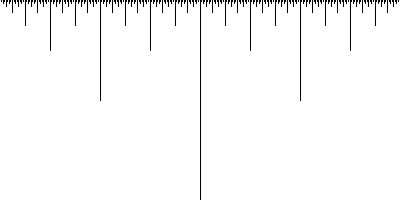
Frame 1 (no input)
Frame 60 (the mouse pressed at the canvas centre just before this capture): identical to frame 1, image omitted
Frame 120 (the mouse held since frame 60 and released just before this capture): identical to frame 1, image omitted

The Processing sketch that drew this single still picture (run headless with seeded random() and noise(); from frame 60 on, the mouse is pressed at the canvas centre):

// Processing sketch: exercise_13_10
// ── exercise_13_10.pde
void setup(){
  size(400, 200);
}

void draw(){
  background(255);
  stroke(0);
  branch(width/2, height, 200);
}

void branch(float x, float y, float h){
  rectMode(CORNERS);
  rect(x, y, x, y-h);
  if(h > 2){
    branch(x-h/2,y-h/2,h/2);
    branch(x+h/2,y-h/2,h/2);
  }
}
